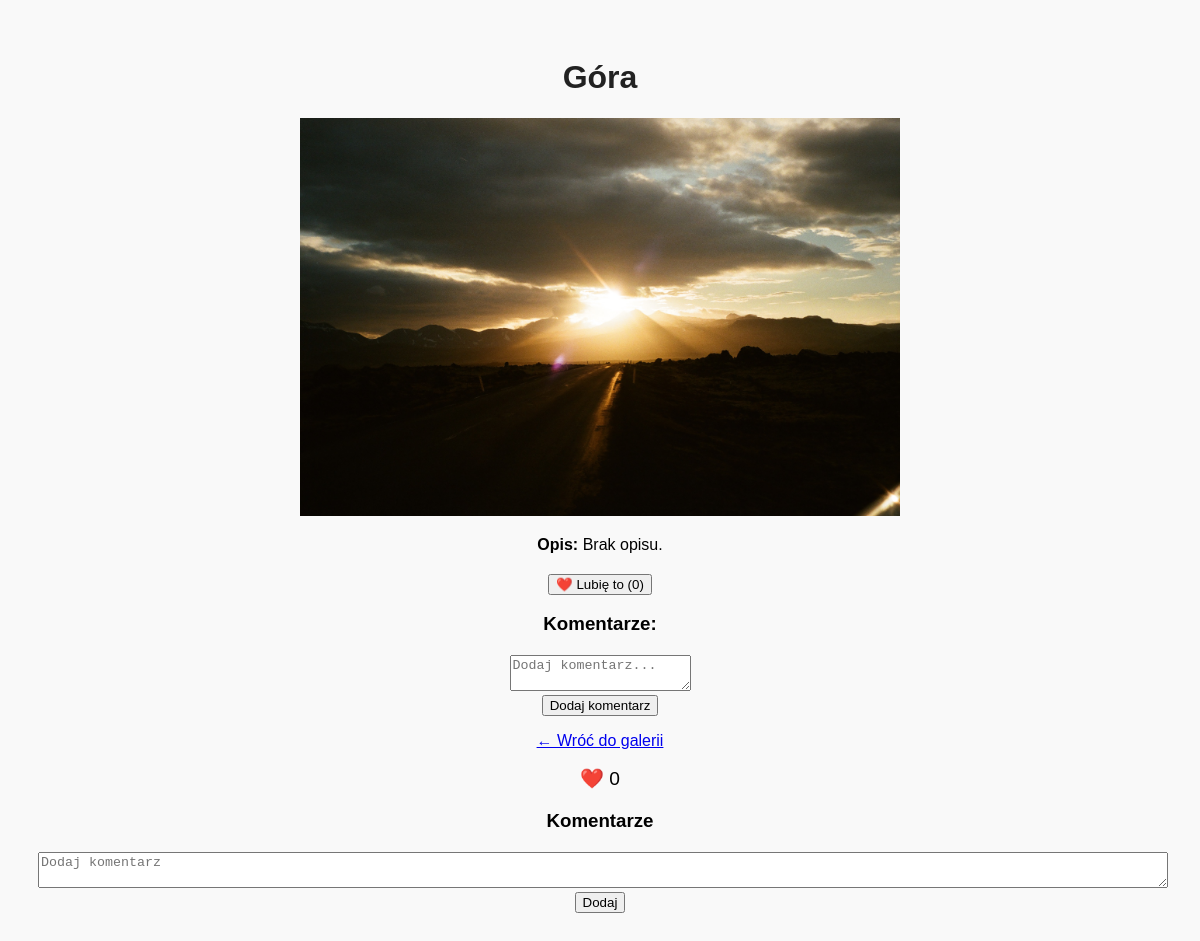
Before: /photo/1 with the older database file.
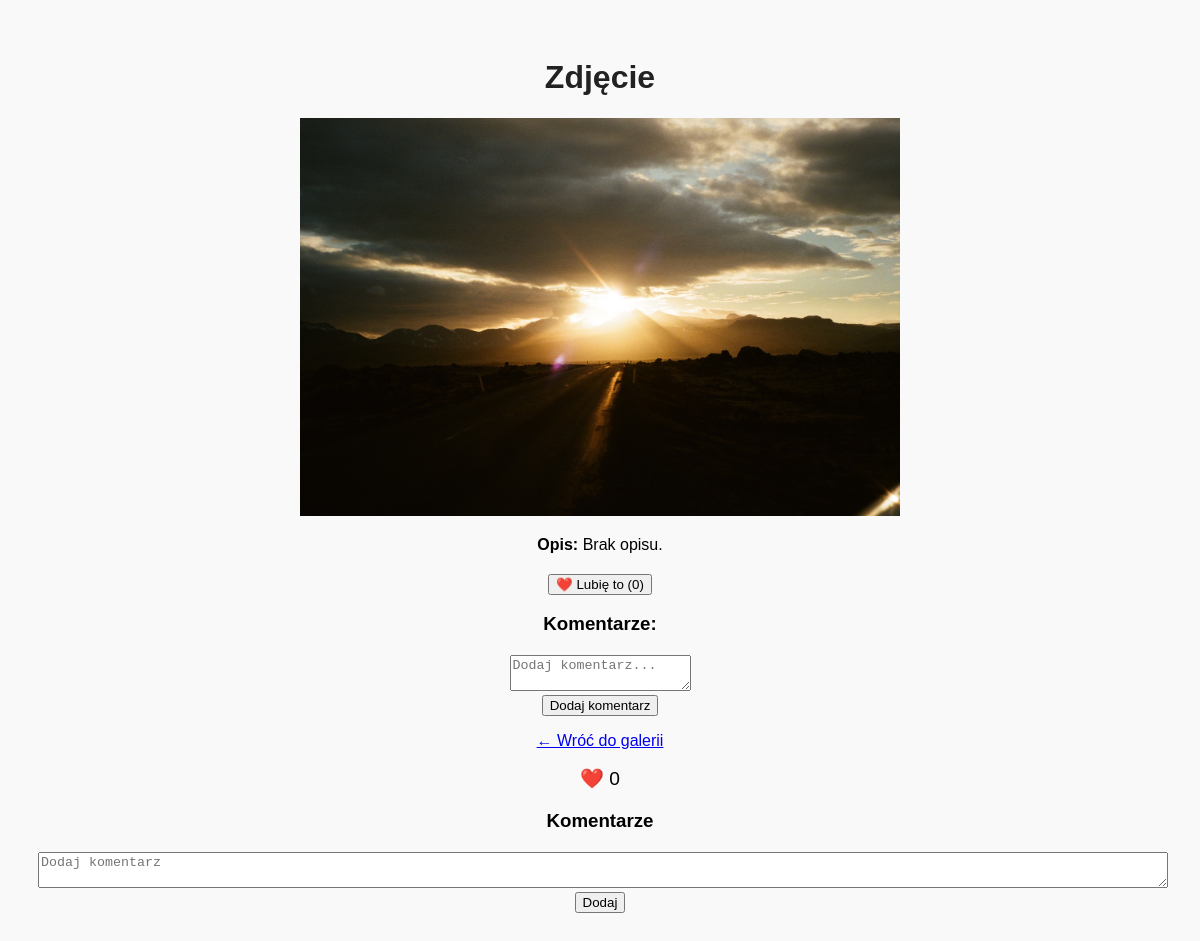
After: the same page with the newer database file.
### models.py (models this page shows)
class Photo(db.Model):
    id = db.Column(db.Integer, primary_key=True)
    filename = db.Column(db.String(200), nullable=False)
    title = db.Column(db.String(100))
    description = db.Column(db.Text)
    gallery_id = db.Column(db.Integer, db.ForeignKey('gallery.id'), nullable=False)
    comments = db.relationship('Comment', backref='photo', cascade="all, delete-orphan")
    likes = db.relationship('Like', backref='photo', cascade="all, delete-orphan")

### app.py (the view)
@app.route('/photo/<int:photo_id>', methods=['GET', 'POST'])
def photo_detail(photo_id):
    photo = Photo.query.get_or_404(photo_id)
    if request.method == 'POST':
        photo.title = request.form['title']
        photo.description = request.form['description']
        db.session.commit()
        return redirect(url_for('photo_detail', photo_id=photo.id))
    return render_template('photo_detail.html', photo=photo)

### templates/photo_detail.html (shortened to what this page needs)
<!DOCTYPE html>
<html lang="pl">
<head>
    <link rel="stylesheet" href="{{ url_for('static', filename='style.css') }}">
</head>
<body>
    <h1>{{ photo.title or 'Zdjęcie' }}</h1>
    <div>
        <img src="{{ url_for('static', filename='uploads/' + photo.filename) }}" style="max-width: 600px;">
    </div>
    <p><strong>Opis:</strong> {{ photo.description or 'Brak opisu.' }}</p>
    <form method="POST" action="{{ url_for('like_photo', photo_id=photo.id) }}">
        <button type="submit">❤️ Lubię to ({{ photo.likes|length }})</button>
    </form>
    <h3>Komentarze:</h3>
    <form method="POST" action="{{ url_for('comment_photo', photo_id=photo.id) }}">
        <textarea name="content" placeholder="Dodaj komentarz..." required></textarea><br>
        <button type="submit">Dodaj komentarz</button>
    </form>
    <p><a href="{{ url_for('view_gallery', gallery_id=photo.gallery_id) }}">← Wróć do galerii</a></p>
<form action="{{ url_for('like_photo', photo_id=photo.id) }}" method="POST" style="margin-top: 10px;">
    <button type="submit" style="background: none; border: none; font-size: 1.2rem; cursor: pointer;">
        ❤️ {{ photo.likes|length }}
    </button>
</form>
<h3>Komentarze</h3>
<form action="{{ url_for('add_comment', photo_id=photo.id) }}" method="POST">
    <textarea name="content" required placeholder="Dodaj komentarz" style="width: 100%;"></textarea>
    <button type="submit">Dodaj</button>
</form>
</body>
</html>

### static/uploads/style.css (style rules this page uses)
body { font-family: Arial, sans-serif; padding: 30px; background-color: #f9f9f9; text-align: center; }
h1 { color: #222; }
form { margin-top: 20px; }

Changed rows visible on the page:
changed Photo "Brak opisu.": title "Góra" → "Zdjęcie"
